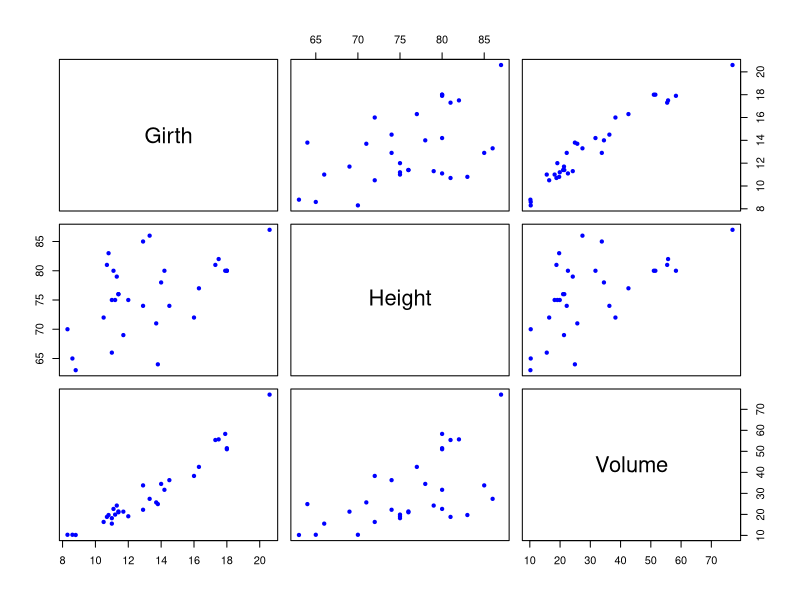
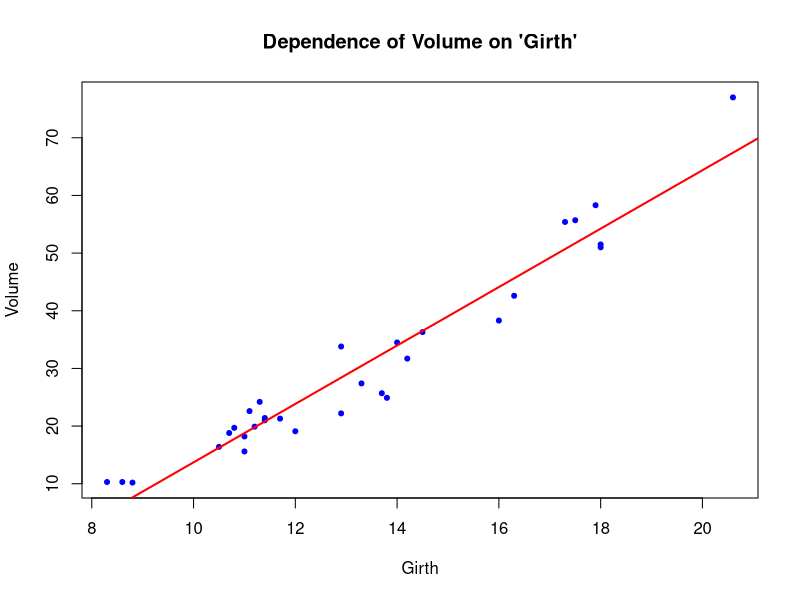
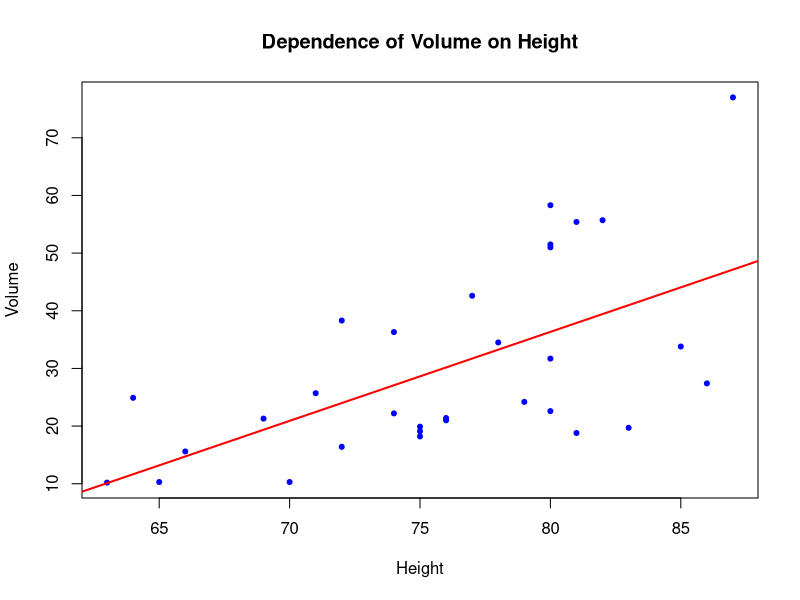

These charts were generated, in order, by the following R code:
## ---- chunk 1
names(trees)
dim(trees)
## ---- chunk 2
plot(trees,
     col="blue", pch=20)
## ---- chunk 3
attach(trees)
lm.fit.g<-lm(Volume ~ Girth, data=trees)
summary(lm.fit.g)
plot(Girth, Volume, 
     pch=20, col="blue",
     main="Dependence of Volume on 'Girth'")
abline(lm.fit.g, col="red", lwd=2)

lm.fit.h<-lm(Volume ~ Height, data=trees)
summary(lm.fit.h)
plot(Height, Volume, 
     pch=20, col="blue",
     main="Dependence of Volume on Height")
abline(lm.fit.h, col="red", lwd=2)
## ---- chunk 4
lm.fit.m<-lm(Volume ~ Girth + Height)
summary(lm.fit.m)
## ---- chunk 5
cor(Height, Girth)
## ---- chunk 6
lm.fit.mi<-lm(Volume ~ Height*Girth)
summary(lm.fit.mi)
## ---- chunk 7
lm.fit.geom<-lm(Volume ~ 0 + I(Girth^2):Height)
summary(lm.fit.geom)
## ---- chunk 8
lm.fit.geom.h<-lm(Volume ~ I(Girth^2)*Height)
summary(lm.fit.geom.h)
